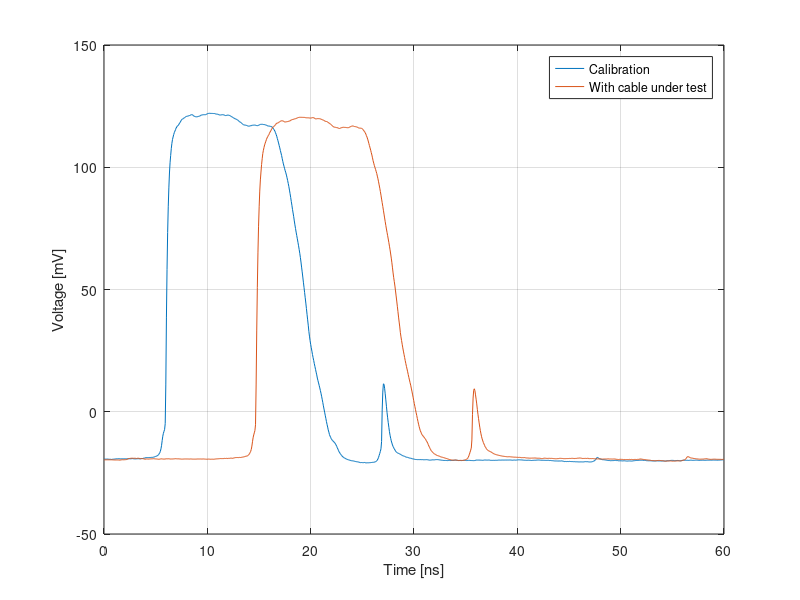

Source code (MATLAB):
load assignment2bData

plot(timeCal, voltageCal, timeExtra, voltageExtra)
legend('Calibration', 'With cable under test')
xlabel('Time [ns]')
ylabel('Voltage [mV]')
grid on
set(gcf, 'Position', [0 0 1000 300])